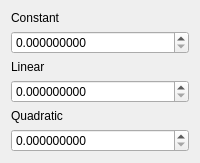
                               <widget class="QWidget" name="tab_8">
                                <attribute name="title">
                                 <string>Attenuation</string>
                                </attribute>
                                <layout class="QGridLayout" name="gridLayout_23">
                                 <item row="0" column="0">
                                  <layout class="QGridLayout" name="gridLayout_22">
                                   <item row="3" column="0">
                                    <widget class="QDoubleSpinBox" name="dspinbox_renderer_lighting_PointLights_Attenuation_linear">
                                     <property name="decimals">
                                      <number>9</number>
                                     </property>
                                     <property name="maximum">
                                      <double>10000000000000.000000000000000</double>
                                     </property>
                                    </widget>
                                   </item>
                                   <item row="2" column="0">
                                    <widget class="QLabel" name="label_11">
                                     <property name="text">
                                      <string>Linear</string>
                                     </property>
                                    </widget>
                                   </item>
                                   <item row="5" column="0">
                                    <widget class="QDoubleSpinBox" name="dspinbox_renderer_lighting_PointLights_Attenuation_quadratic">
                                     <property name="decimals">
                                      <number>9</number>
                                     </property>
                                     <property name="maximum">
                                      <double>10000000000000.000000000000000</double>
                                     </property>
                                    </widget>
                                   </item>
                                   <item row="1" column="0">
                                    <widget class="QDoubleSpinBox" name="dspinbox_renderer_lighting_PointLights_Attenuation_constant">
                                     <property name="decimals">
                                      <number>9</number>
                                     </property>
                                     <property name="maximum">
                                      <double>10000000000000.000000000000000</double>
                                     </property>
                                    </widget>
                                   </item>
                                   <item row="0" column="0">
                                    <widget class="QLabel" name="label_10">
                                     <property name="text">
                                      <string>Constant</string>
                                     </property>
                                    </widget>
                                   </item>
                                   <item row="4" column="0">
                                    <widget class="QLabel" name="label_12">
                                     <property name="text">
                                      <string>Quadratic</string>
                                     </property>
                                    </widget>
                                   </item>
                                  </layout>
                                 </item>
                                </layout>
                               </widget>
